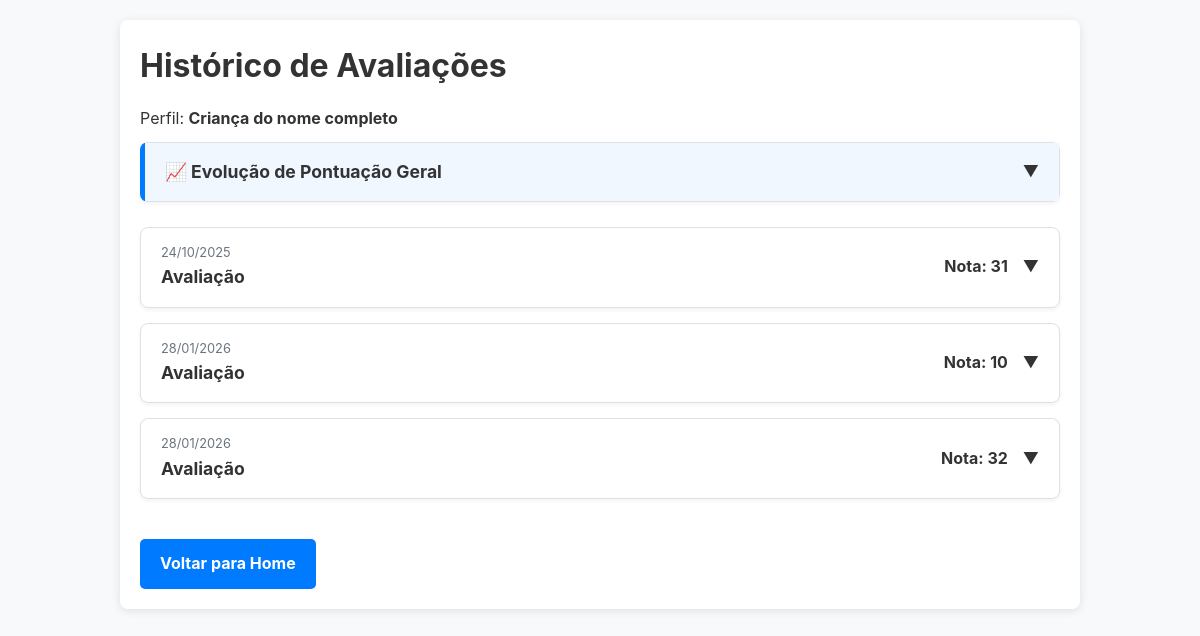
Page /history/ (signed in) on the committed database.
### core/models.py (models this page shows, shortened)
class Profile(models.Model):
    user = models.ForeignKey(User, on_delete=models.CASCADE, related_name='profiles')
    name = models.CharField(max_length=255, verbose_name="Nome Completo")
    GRAU_AUTISMO_CHOICES = [
        ('1', 'Nível 1 - Leve'),
        ('2', 'Nível 2 - Moderado'),
        ('3', 'Nível 3 - Severo'),
    ]
    data_nascimento = models.DateField(verbose_name="Data de Nascimento")
    grau_autismo = models.CharField(
        max_length=1,
        choices=GRAU_AUTISMO_CHOICES,
        verbose_name="Grau de Autismo"
    )
    tem_laudo = models.BooleanField(default=False, verbose_name="Possui laudo médico?")
    is_active = models.BooleanField(default=True, verbose_name="Está ativo?")
    created_at = models.DateTimeField(auto_now_add=True)
    class Meta:
        unique_together = ('user', 'name')

class AssessmentResult(models.Model):
    profile = models.ForeignKey(Profile, on_delete=models.CASCADE, related_name='assessment_results')
    assessment = models.ForeignKey(Assessment, on_delete=models.PROTECT)
    completed_at = models.DateTimeField(auto_now_add=True)
    def get_total_score(self):
        return sum(result.score for result in self.section_results.all())

class Assessment(models.Model):
    title = models.CharField(max_length=200, verbose_name="Título")
    description = models.TextField(blank=True, null=True, verbose_name="Descrição")

class SectionResult(models.Model):
    assessment_result = models.ForeignKey(AssessmentResult, on_delete=models.CASCADE, related_name='section_results')
    section = models.ForeignKey(Section, on_delete=models.PROTECT)
    score = models.IntegerField(verbose_name="Pontuação")
    def get_tip(self):
        if self.score <= 4:
            return self.section.tip_low
        elif self.score <= 6:
            return self.section.tip_medium
        else:
            return self.section.tip_high

### core/views.py (the view)
    def _wrapped_view(request, *args, **kwargs):
        if 'selected_profile_id' not in request.session:
            return redirect('profile_select')
        return view_func(request, *args, **kwargs)

### core/views.py (called while the page is built)
def profile_required(view_func):
    def _wrapped_view(request, *args, **kwargs):
        if 'selected_profile_id' not in request.session:
            return redirect('profile_select')
        return view_func(request, *args, **kwargs)
    return _wrapped_view

@login_required
@profile_required
def assessment_history(request):
    profile = Profile.objects.get(id=request.session['selected_profile_id'])
    results = profile.assessment_results.prefetch_related('section_results__section').all()
    return render(request, 'core/assessment_history.html', {'results': results, 'profile': profile})

### core/templates/core/assessment_history.html (shortened to what this page needs)
{% extends "core/base.html" %}
{% block content %}
  <h1>Histórico de Avaliações</h1>
  <p>Perfil: <strong>{{ profile.name }}</strong></p>
  {% if results %}
  <details class="assessment-accordion chart-accordion" style="border-left: 5px solid var(--cor-primaria); margin-bottom: 25px;">
      <summary class="assessment-summary" style="background-color: #f0f7ff;">
        <div class="summary-info">
          <span class="summary-title">📈 Evolução de Pontuação Geral</span>
        </div>
        <div class="summary-score">
          <span class="icon">▼</span>
        </div>
      </summary>
  </details>
  {% endif %}
  {% for result in results %}
    <details class="assessment-accordion">
      <summary class="assessment-summary">
        <div class="summary-info">
          <span class="summary-date">{{ result.completed_at|date:"d/m/Y" }}</span>
          <span class="summary-title">{{ result.assessment.title }}</span>
        </div>
        <div class="summary-score">
          <strong>Nota: {{ result.get_total_score }}</strong>
          <span class="icon">▼</span>
        </div>
      </summary>
    </details>
  {% empty %}
    <p>Ainda não há avaliações concluídas.</p>
  {% endfor %}
  <br>
  <a href="{% url 'home' %}" class="button">Voltar para Home</a>
{% endblock %}

### static/css/style.css (style rules this page uses)
:root { --cor-primaria: #007bff; --cor-primaria-hover: #0056b3; --cor-texto: #333; --cor-fundo: #f8f9fa; --cor-branco: #ffffff; --cor-borda: #dee2e6; --cor-perigo: #dc3545; }
* { box-sizing: border-box; margin: 0; padding: 0; }
body { font-family: -apple-system, BlinkMacSystemFont, "Segoe UI", Roboto, "Helvetica Neue", Arial, sans-serif; background-color: var(--cor-fundo); color: var(--cor-texto); line-height: 1.6; }
h1, h2, h3 { margin-bottom: 15px; color: var(--cor-texto); }
p { margin-bottom: 10px; }
button, a.button { display: inline-block; padding: 12px 20px; border: none; border-radius: 5px; background-color: var(--cor-primaria); color: var(--cor-branco); font-size: 16px; font-weight: bold; text-align: center; text-decoration: none; cursor: pointer; transition: background-color 0.3s ease; }
a { color: var(--cor-primaria); text-decoration: none; }
.assessment-accordion { background-color: var(--cor-branco); border: 1px solid var(--cor-borda); border-radius: 8px; margin-bottom: 15px; box-shadow: 0 2px 4px rgba(0,0,0,0.05); }
.assessment-summary { padding: 15px 20px; list-style: none; cursor: pointer; display: flex; justify-content: space-between; align-items: center; }
.summary-info { display: flex; flex-direction: column; }
.summary-date { font-size: 0.8em; color: #6c757d; }
.summary-title { font-weight: bold; font-size: 1.1em; }
.summary-score { display: flex; align-items: center; gap: 15px; }

### rows in the picture
Profile: name "Criança do nome completo"
AssessmentResult: completed_at "24/10/2025", assessment "Avaliação", get_total_score "31"
AssessmentResult: completed_at "28/01/2026", assessment "Avaliação", get_total_score "10"
AssessmentResult: completed_at "28/01/2026", assessment "Avaliação", get_total_score "32"
